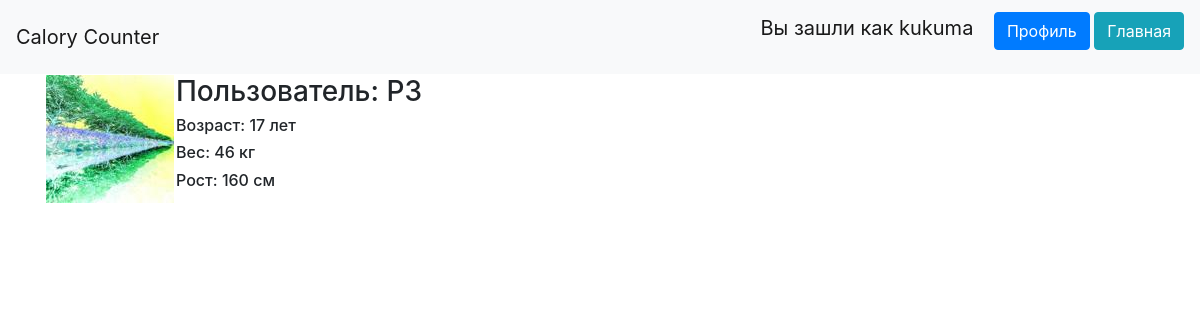
The page /profile/2 (signed in) on the database its author committed.
### data/users.py (models this page shows, shortened)
class User(SqlAlchemyBase, UserMixin, SerializerMixin):
    __tablename__ = 'users'
    id = sqlalchemy.Column(sqlalchemy.Integer,
                           primary_key=True, autoincrement=True)
    name = sqlalchemy.Column(sqlalchemy.String, nullable=True)
    about = sqlalchemy.Column(sqlalchemy.String, nullable=True)
    email = sqlalchemy.Column(sqlalchemy.String,
                              index=True, unique=True, nullable=True)
    age = sqlalchemy.Column(sqlalchemy.Integer)
    weight = sqlalchemy.Column(sqlalchemy.Integer)
    height = sqlalchemy.Column(sqlalchemy.Integer)
    gender = sqlalchemy.Column(sqlalchemy.String)
    hashed_password = sqlalchemy.Column(sqlalchemy.String, nullable=True)
    created_date = sqlalchemy.Column(sqlalchemy.DateTime,
                                     default=datetime.datetime.now)
    entered_details = sqlalchemy.Column(sqlalchemy.Boolean, default=False)
    activities = orm.relation("Activities", back_populates='user')
    points = orm.relation("Points", back_populates='user')
    def avatar(self, size):
        path = f"static/img/avatar/{self.id}.jpg"
        if os.path.exists(path):
            return url_for('static', filename=f'img/avatar/{self.id}.jpg')
        digest = md5(self.email.lower().encode('utf-8')).hexdigest()
        return 'https://www.gravatar.com/avatar/{}?d=identicon&s={}'.format(digest, size)

### main.py (the view)
@app.route('/profile/<int:id>', methods=['GET', 'POST'])
def profile(id):
    db_sess = db_session.create_session()
    user = db_sess.query(User).get(id)
    if user is None:
        return abort(404)
    if current_user.is_anonymous:
        is_current = False
    else:
        is_current = id == current_user.id
    if is_current and request.method == 'POST':
        f = request.files['avatar']
        with open(f'static/img/avatar/{current_user.id}.jpg', mode='wb') as g:
            g.write(f.read())
            current_user.change_avatar(128)
    return render_template('profile.html', title='Profile', user=user, is_current=is_current)

### data/db_session.py (called while the page is built)
def create_session() -> Session:
    global __factory
    return __factory()

### main.py (called while the page is built)
@login_manager.user_loader
def load_user(user_id):
    db_sess = db_session.create_session()
    return db_sess.query(User).get(user_id)

### templates/profile.html (shortened to what this page needs)
{% extends "base.html" %}
{% block content %}
<table>
    <tr valign="top">
        <td><img src="{{ user.avatar(128) }}"></td>
        <td>
            <h3>Пользователь: {{ user.name }}</h3>
            <h6>Возраст: {{ user.age }} лет</h6>
            <h6>Вес: {{ user.weight }} кг</h6>
            <h6>Рост: {{ user.height }} см</h6>
        </td>
    </tr>
</table>
{% endblock %}

### templates/base.html (shortened to what this page needs)
<!doctype html>
<html lang="en">
<head>
    <link rel="stylesheet"
          href="https://stackpath.bootstrapcdn.com/bootstrap/4.4.1/css/bootstrap.min.css"
>
    <link rel="stylesheet" type="text/css" href="{{ style }}" />
</head>
<body>
<header>
    <nav class="navbar navbar-light bg-light">
        <a class="navbar-brand" href="/">Calory Counter</a>
        {% if current_user.is_authenticated %}
            <p>
                <a class="navbar-brand" href="/logout">Вы зашли как {{ current_user.name }}</a>
                <a class="btn btn-primary" href="/profile/{{current_user.id}}">Профиль</a>
                <a class="btn btn-info" href="/">Главная</a>
            </p>
        {% else %}
            <p>
                <a class="btn btn-primary " href="/register">Зарегистрироваться</a>
                <a class="btn btn-success" href="/login">Войти</a>
            </p>
        {% endif %}
    </nav>
</header>
<main role="main" class="container">
    {% block content %}{% endblock %}
</main>
</body>
</html>

### rows shown on the page
User: name "kukuma"
User: name "P3", age "17", weight "46", height "160"
